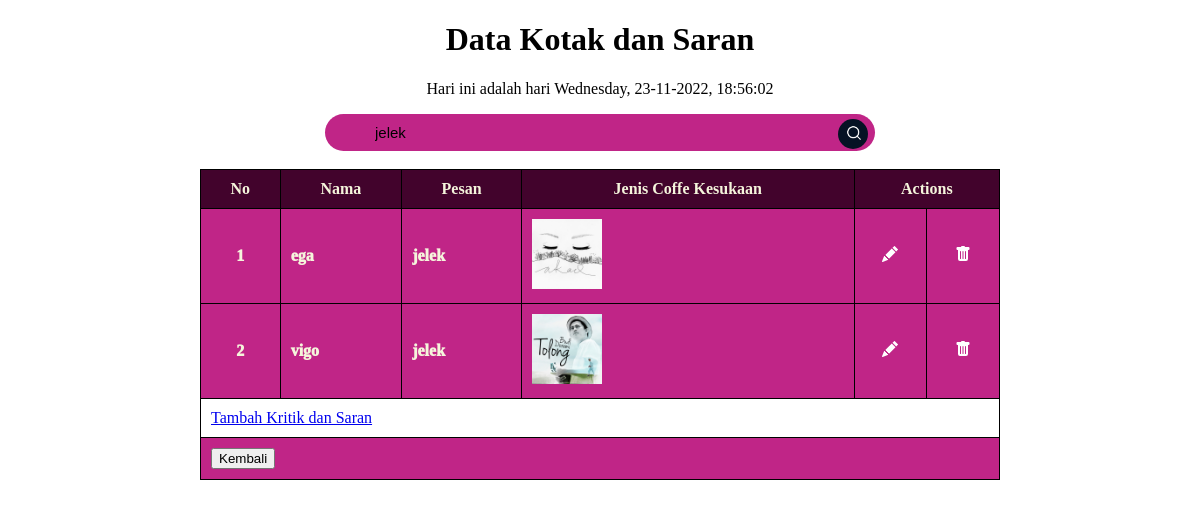
/Posttest7/formulirkotak.php?cari=jelek, run on the app's committed database.
### tables this page shows
CREATE TABLE `kritik` (
  `id` int(10) NOT NULL,
  `nama` varchar(50) NOT NULL,
  `alamat` varchar(50) NOT NULL,
  `telepon` varchar(20) NOT NULL,
  `jeniskelamin` varchar(50) NOT NULL,
  `pesan` varchar(100) NOT NULL,
  `foto` varchar(100) NOT NULL
);

### Posttest7/formulirkotak.php (the view, shortened to what this page needs)
<!DOCTYPE html>
<html lang="en">
<head>
    <link rel="stylesheet" href="css/formulirkotak.css?v8">
</head>
<body>
    <h1>Data Kotak dan Saran</h1>
    <p align="center">Hari ini adalah hari <?php echo date("l, d-m-Y, H:i:s"); ?></p>
    <div align="center">
        <form class="box-cari" method= "get" action="">
            <input type="text" placeholder= "Cari Pesan..." name="cari" value="<?php if(isset($_GET['cari'])){echo $_GET['cari'];} ?>">
            <br>
            <button type="submit"><img src="images/search.png"></button>
        </form>
        </div>
    <br>
    <div class="list-table">
        <form action="landing.php" >
        <table border= "2" align="center" width="800px" cellspacing="0">
            <tr class="atas">
                <th>No</th>
                <th>Nama</th>
                <th>Pesan</th>
                <th >Jenis Coffe Kesukaan</th>
                <th colspan="2">Actions</th>
            </tr>
            <?php
                include "config.php";
                $i = 1;
                if (isset($_GET['cari'])){
                    $pencarian= $_GET['cari'];
                    $query = "SELECT * FROM kritik WHERE pesan LIKE '%".$pencarian."%'";
                }else{
                    $query= "SELECT * FROM kritik";
                }
                $read = mysqli_query($db, $query);
                while($row = mysqli_fetch_assoc($read)){
            ?>
            <tr class="tengah">
                <td align="center"><?=$i;?></td>
                <td><?=$row['nama']?></td>
                <td><?=$row['pesan']?></td>
                <td><img src="file-foto/<?php echo $row['foto']?>" alt=""></td>
                <td class="edit" align="center">
                    <a href="edit.php?id=<?=$row['id'];?>">
                    </a>
                </td>
                <td class="hapus" align="center">
                    <a href="hapus.php?id=<?=$row['id'];?>">
                    </a>
                </td>
            </tr>
            <?php
                $i++;
                    }
            ?>
            <tr>
                <td colspan=7><a href="formulir.php" class="tambah">Tambah Kritik dan Saran</a></td>
            </tr>
            <tr class="tengah">
                <td colspan="7"><button type="submit">Kembali</button></td>
            </tr>
        </table>
    </div>
</body>
</html>

### Posttest7/css/formulirkotak.css (style rules this page uses)
body h1 { text-align: center; }
.atas { background-color: #42032C ; font-weight: 1000; color: beige; }
.tambah { align-items: center; }
.tengah { background-color: #c02587 ; font-weight: 1000; color: beige; }
.box-cari { width:100%; max-width: 500px; background: #c02587; display: flex; border-radius: 60px; flex-direction: row; padding-left: 50px; }
.box-cari input { background: transparent; flex: 1; border: 0; outline: none; font-size: 15px; padding: 10px 0px; text-align: left; }
::placeholder { color: #051224; }
.box-cari button img { width: 15px; }
.box-cari button { border: 0; border-radius: 50%; width: 30px; height: 30px; background: #051224; margin-top: 1%; margin-right: 7px; }
table, tr, th, td { border: 1px solid black; border-collapse: collapse; padding: 10px; }
img { width:70px; }

### data on the page
kritik: nama "ega", pesan "jelek", foto (picture)
kritik: nama "vigo", pesan "jelek", foto (picture)
